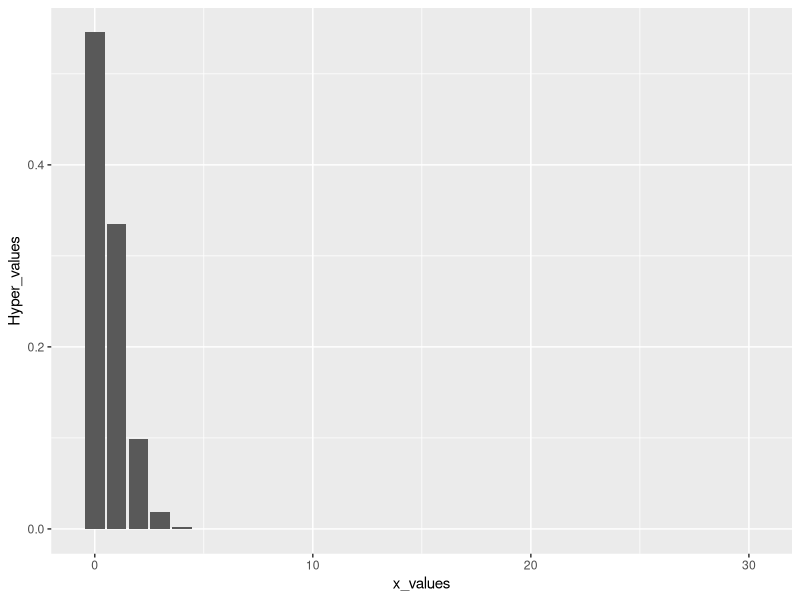

Recreate this plot in R.
#Problem I am trying to solve:

#2021-22 Q5(B):

#Every hour, 10,000 cans of soda are filled by a machine among which 200
#underfilled cans are produced. Each hour, a sample of 30 cans is randomly selected
#and the number of ounces of soda per can is checked. Denote by X the number of
#cans selected that are underfilled. Find the probability that at least I underfilled can
#will be among those sampled


#This is a hypergeometric distribution which can be approximated by a binomial distribution
N = 10000
k = 200
n = 30

#at least 1 means P(X) is not zero. basically 1 - P(0) is what we are calculating

X = 0 

prob = 1- dhyper(X, k, N-k, n)

cat("Probability of getting least I underfilled can is", prob, "\n")

#If we solved it using binomial instead

p = k/N

prob_bin = 1- dbinom(X, n, p)

error = abs(prob-prob_bin)*100/prob

cat("It can also be solved via binomial in which case the error would be ", error,"%")

#playing around with ggplot


x_values = 0:n

Hyper_values = dhyper(x_values, k, N-k, n)
Bin_values = dbinom(x_values, n, p)

data_for_plot = data.frame(x_values, Hyper_values, Bin_values)

library(ggplot2)

ggplot(data_for_plot, aes(x= x_values))+
  geom_bar(aes(y=Hyper_values), stat = "identity")+
  geom_bar(aes(y=Bin_values), stat = "identity")
  

# the binomial and hypergeometric curves are overlapping here.The probabilities are clustering around the right here given the very low probability



